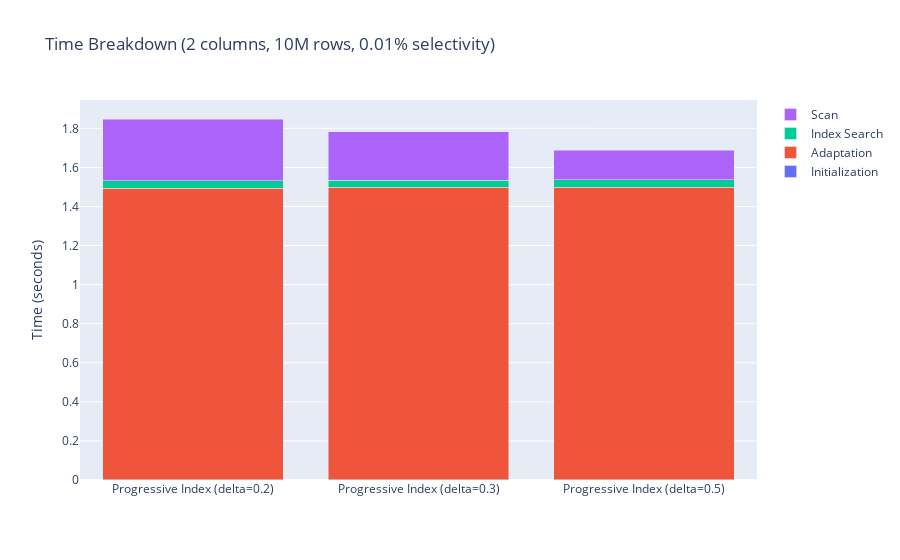

Source (notebook cell):
### Markdown cell above
# Time Breakdown

### Code cell
experiment = '2cols'

def stack_bar(dfs, names):
    fig = go.Figure()
    initializations = np.array([x['initialization_time'].sum() for x in dfs])
    adaptation = np.array([x['adaptation_time'].sum() for x in dfs])
    search = np.array([x['index_search_time'].sum() for x in dfs])
    scan = np.array([x['scan_time'].sum() for x in dfs])
    
#     plt.bar(ind, search, bottom=initializations + adaptation, label='Index Search Time')
#     plt.bar(ind, scan, bottom=initializations + adaptation + search, label='Table Scan Time')

    fig = go.Figure(data=[
        go.Bar(name='Initialization', x=names, y=initializations),
        go.Bar(name='Adaptation', x=names, y=adaptation),
        go.Bar(name='Index Search', x=names, y=search),
        go.Bar(name='Scan', x=names, y=scan),
    ])
    # Change the bar mode
    fig.update_layout(barmode='stack')
    fig.update_layout(title='Time Breakdown (2 columns, 10M rows, 0.01% selectivity)',
                   yaxis_title='Time (seconds)')
    fig.show()

stack_bar(
    [
#         read_df(experiment, files['AverageKDTree'], partition='1024'),
#         read_df(experiment, files['MedianKDTree'], partition='1024'),
#         read_df(experiment, files['CrackingKDTree'], partition='1024'),
#         read_df(experiment, files['CrackingKDTreePerDimension'], partition='1024'),
#         read_df(experiment, files['Quasii'], partition='1024'),
#         read_df(experiment, files['FullScan']),
#         read_df(experiment, files['FullScanCandidate']),
        read_df(experiment, files['ProgressiveIndex'], delta='0.2', partition='1024'),
        read_df(experiment, files['ProgressiveIndex'], delta='0.3', partition='1024'),
        read_df(experiment, files['ProgressiveIndex'], delta='0.5', partition='1024')
    ],
    [
#         "Average KDTree",
#         "Median KDTree",
#         "Cracking KDTree",
#         "Cracking KDTree PD",
#         "Quasii",
#         "Full Scan",
#         "Full Scan Candidate List",
        "Progressive Index (delta=0.2)",
        "Progressive Index (delta=0.3)",
        "Progressive Index (delta=0.5)"
    ]
)

### Figure 1 — Plotly figure (JSON) as saved in the notebook; plotly's stock layout.template omitted (floating-point values rounded to 4 significant figures)
{"data": [{"name": "Initialization", "type": "bar", "x": ["Progressive Index (delta=0.2)", "Progressive Index (delta=0.3)", "Progressive Index (delta=0.5)"], "y": [3e-05, 2.9e-05, 3.1e-05]}, {"name": "Adaptation", "type": "bar", "x": ["Progressive Index (delta=0.2)", "Progressive Index (delta=0.3)", "Progressive Index (delta=0.5)"], "y": [1.494, 1.497, 1.499]}, {"name": "Index Search", "type": "bar", "x": ["Progressive Index (delta=0.2)", "Progressive Index (delta=0.3)", "Progressive Index (delta=0.5)"], "y": [0.03797, 0.03722, 0.03753]}, {"name": "Scan", "type": "bar", "x": ["Progressive Index (delta=0.2)", "Progressive Index (delta=0.3)", "Progressive Index (delta=0.5)"], "y": [0.3152, 0.247, 0.1512]}], "layout": {"barmode": "stack", "title": {"text": "Time Breakdown (2 columns, 10M rows, 0.01% selectivity)"}, "yaxis": {"title": {"text": "Time (seconds)"}}}}
